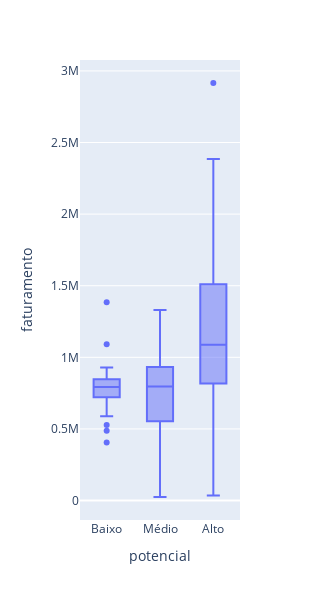

The notebook cell this image was saved under:
### Code cell
DF = Abre_DB(out,'Base_RJ.pkl')

fig = px.box(DF, y="faturamento",x='potencial',category_orders={ # replaces default order by column name
                "potencial": ["Baixo", "Médio", "Alto"]
            },)
            
fig.update_layout(height=600, width=300) 
       
fig.show()
fig.write_image("Box_Plot.pdf")

### Figure 1 — Plotly figure (JSON) as saved in the notebook; plotly's stock layout.template omitted (floating-point values rounded to 4 significant figures; data arrays with more than 128 entries replaced by an {"elided": "..."} marker saying what was removed)
{"data": [{"alignmentgroup": "True", "hovertemplate": "potencial=%{x}<br>faturamento=%{y}<extra></extra>", "legendgroup": "", "marker": {"color": "#636efa"}, "name": "", "notched": false, "offsetgroup": "", "orientation": "v", "showlegend": false, "type": "box", "x": {"elided": "160 str values"}, "x0": " ", "xaxis": "x", "y": {"elided": "160 int values"}, "y0": " ", "yaxis": "y"}], "layout": {"boxmode": "group", "height": 600, "legend": {"tracegroupgap": 0}, "margin": {"t": 60}, "width": 300, "xaxis": {"anchor": "y", "categoryarray": ["Baixo", "Médio", "Alto"], "categoryorder": "array", "domain": [0, 1], "title": {"text": "potencial"}}, "yaxis": {"anchor": "x", "domain": [0, 1], "title": {"text": "faturamento"}}}}
